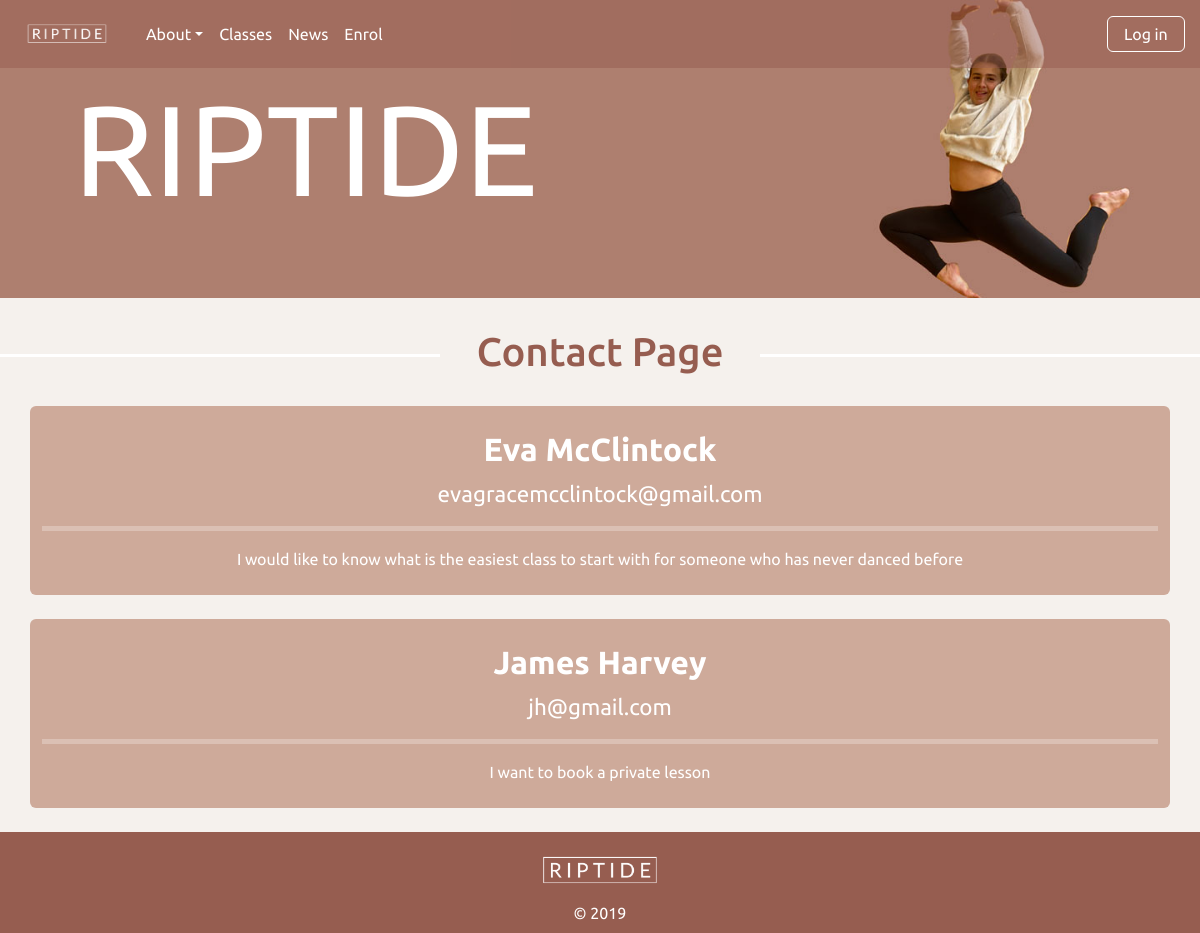
/contact, run on an earlier commit of the app's database.
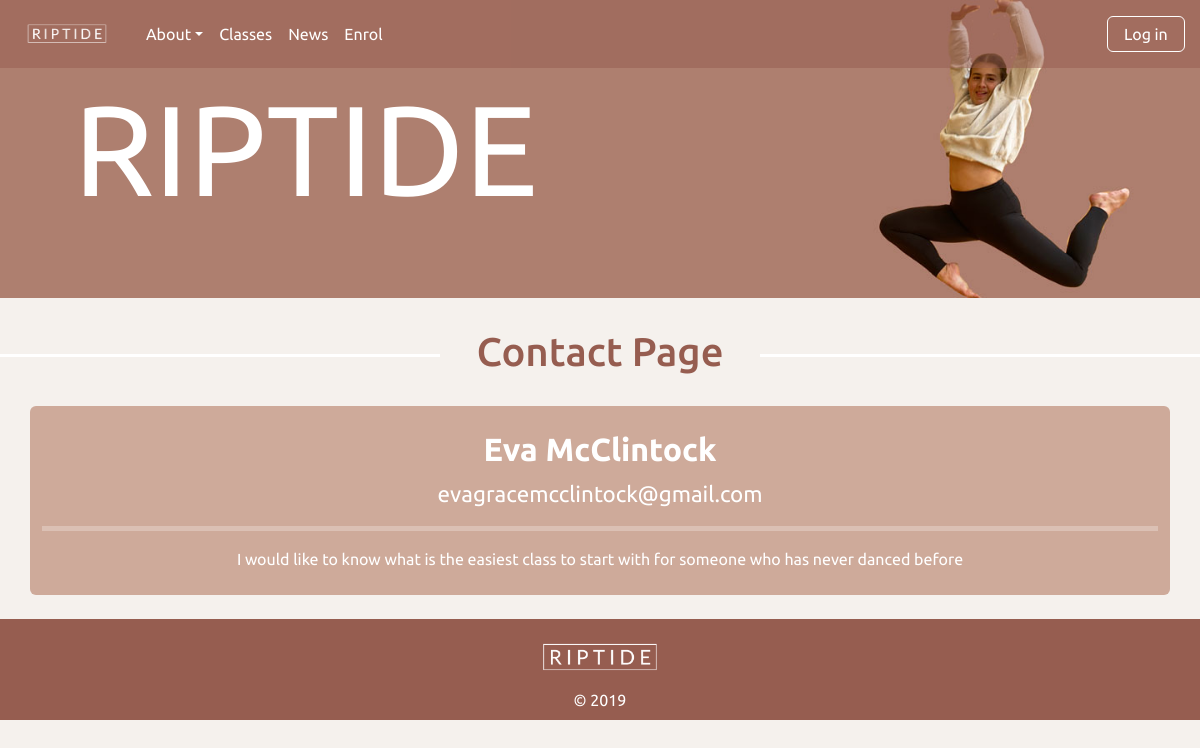
And on a later commit of the database.
### tables this page shows
CREATE TABLE contact(
    contact_id integer primary key autoincrement not null,
    contact_name text not null,
    email text not null unique,
    message not null,
    newsdate integer not null
);

### server.py (the view)
@app.route('/contact')
def contact():
    data = request.args
    sql = """select contact_name, email, message, newsdate from contact"""
    result = run_search_query_tuples(sql, (), db_path, True)
    return render_template("contact.html", contact=result)

### db_functions.py (called while the page is built)
def run_search_query_tuples(sql_query,values_tuple, file_path, rowfactory=False):
    result = None
    try:
        db = sqlite3.connect(file_path)
        if rowfactory:
            db.row_factory = sqlite3.Row
        cursor = db.cursor()
        cursor.execute(sql_query,values_tuple)
        result = cursor.fetchall()
        cursor.close()
    except sqlite3.Error as error:
        print("Error running search query tuples: {}".format(error))
        return None
    db.close()
    if result is None:
        print("No search values were found")
    return result

### templates/contact.html (shortened to what this page needs)
{% extends "layout.html" %}
{% block banner %}
static/images/molly_banner3.jpg
{% endblock %}
{% block content %}
<h1>Contact Page</h1>
{% for row in contact %}
<div class="container container-fluid form-background py-4 rounded">
    <h4><b>{{ row['contact_name'] }}</b></h4>
    <div class="subtitle">{{ row['email'] }}</div>
    <hr>
    <p class="news-text">{{ row['message'] }}</p>
</div>
    <br>
{%  endfor %}
{% endblock %}

### templates/layout.html (shortened to what this page needs)
<!DOCTYPE html>
<html lang="en">
<head>
    <link href="https://cdn.jsdelivr.net/npm/bootstrap@5.2.3/dist/css/bootstrap.min.css" rel="stylesheet">
    <link rel="stylesheet" href="static/styles.css">
</head>
<body>
<nav id="Home" class="navbar navbar-expand-sm fixed-top">
  <div class="container-fluid">
    <div class="collapse navbar-collapse" id="collapsibleNavbar">
      <ul class="navbar-nav">
        <a class="navbar-brand" href="{{url_for('index')}}"><img class="nav-logo" src="static/images/Riptide-1.png"></a>
        <li class="nav-item dropdown">
          <a class="nav-link dropdown-toggle" href="{{url_for('about')}}" role="button" data-bs-toggle="dropdown">About</a>
        </li>
        <li class="nav-item">
          <a class="nav-link" href={{url_for('classes')}}>Classes</a>
        </li>
        <li class="nav-item">
          <a class="nav-link" href="{{url_for('news')}}">News</a>
        </li>
        <li class="nav-item">
          <a class="nav-link" href="{{url_for('enrol')}}">Enrol</a>
        </li>
      </ul>
<div class="ms-auto">
        {% if session and session['authorisation'] == 0 or session['authorisation'] == 1 %}
        <a class="nav-link btn btn-outline" href="{{url_for('logout')}}#">Logout</a>
        {% else %}
        <a class="nav-link btn btn-outline" href="{{url_for('login')}}">Log in</a>
        {% endif %}
    </div>
  </div>
</div>
    </nav>
<div class="img-container">
<img class="img-fluid" src="{%block banner %}{% endblock %}" alt="">
<div class="banner">RIPTIDE</div>
<div class="banner-quote">{%block quote %}{% endblock %}</div>
</div>
{% block content %}
{% endblock %}
<footer class="footer-content">
    <img class="footer-image" src="static/images/Riptide-1.png">
    <div>&copy; 2019</div>
    </footer>
</body>
</html>

### static/styles.css (style rules this page uses)
body { font-family: 'Ubuntu', sans-serif; background-color: rgb(245,241,237); }
.navbar { background-color: rgba(150,93,80,0.5); }
.nav-item { margin: auto; }
.nav-link { color:white; }
.nav-logo { max-width: 110px; }
.btn-outline { border: 1px solid white; padding: 0.3em 1em; }
.form-background { background-color: rgb(206, 170, 154) }
.img-container { position: relative; text-align: center; color: rgb(255,255,255); }
.banner { position: absolute; top: 50%; left: 10%; transform: translate(-10%, -50%); font-size: 8em; }
.banner-quote { position: absolute; top: 76%; left: 10%; transform: translate(-10%, -50%); font-size: 1.5em; text-align: center; font-style: italic; padding: 1em 1em; color: rgb(255,255,255); }
h1 { padding:0; overflow: hidden; color:rgb(150,93,80); display: table; white-space: nowrap; margin: 0.75em 0; scroll-margin-top: 3em; }
h1:before, h1:after { border-top: 3px solid rgb(255,255,255); content: ''; display: table-cell; position: relative; top: 0.65em; width: 50%; }
h1:before { right: 3%; }
h1:after { left: 3%; }
h4 { text-align: center; color: rgb(255,255,255); font-size: 2em; }
p { padding:0 4em 0 4em; margin:auto; text-align: center; font-size: 1.3em; }
.footer-content { background-color: rgb(150,93,80); text-align: center; padding: 0.5em 0 0.5em 0; color: white; }
.footer-image { max-width: 160px; }
.btn { color: white; margin: 0.2em; }
.subtitle { text-align: center; font-size: 1.4em; color: white; }
.news-text { text-align: center; font-size: 1em; color: white; }
hr { color:white; border-width: 5px; }

What changed in the data, as far as the page shows it:
removed contact: contact_name "James Harvey", email "jh@gmail.com", message "I want to book a private lesson"
